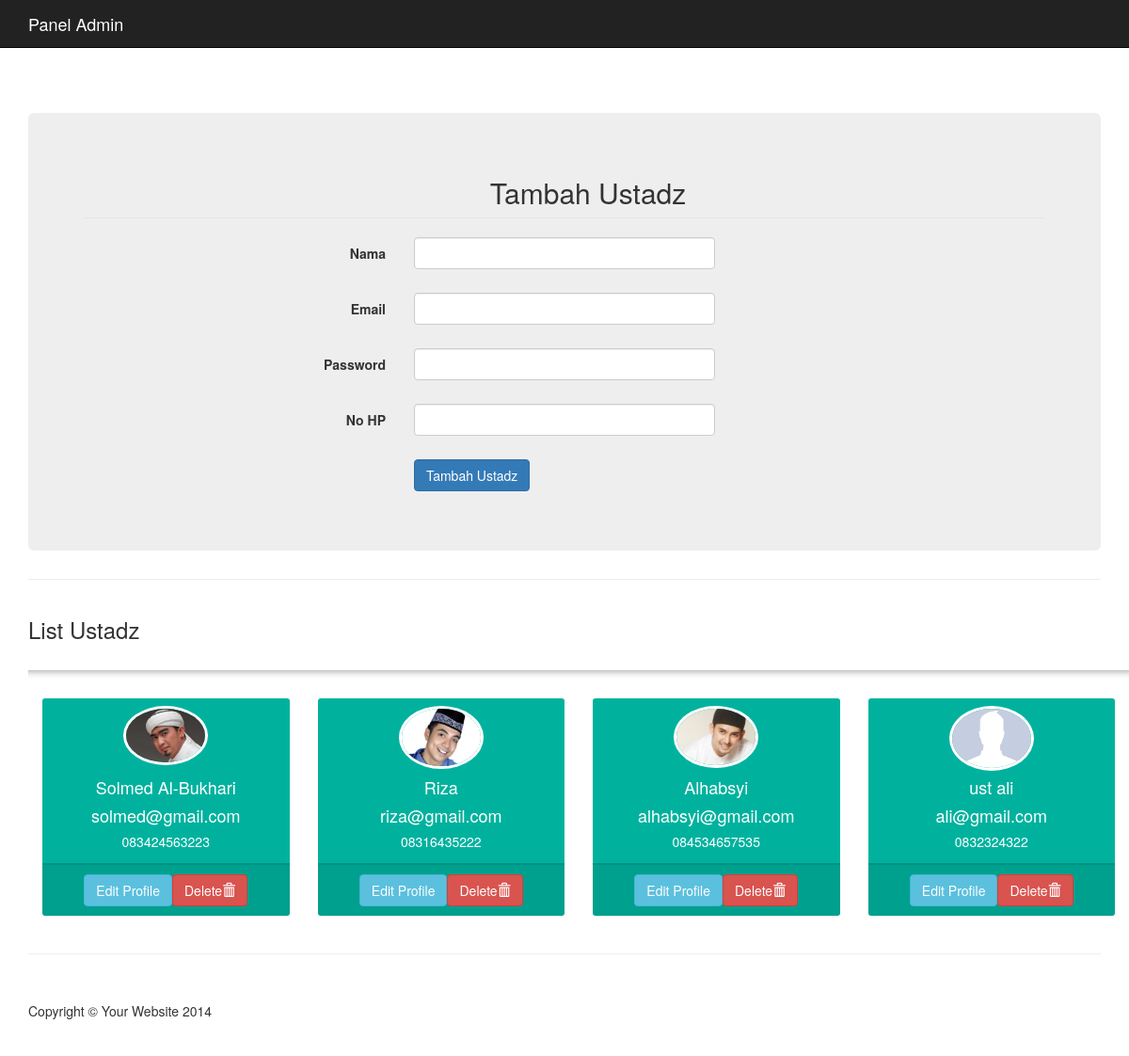
Before: /aturustadz.php (signed in) with the older database file.
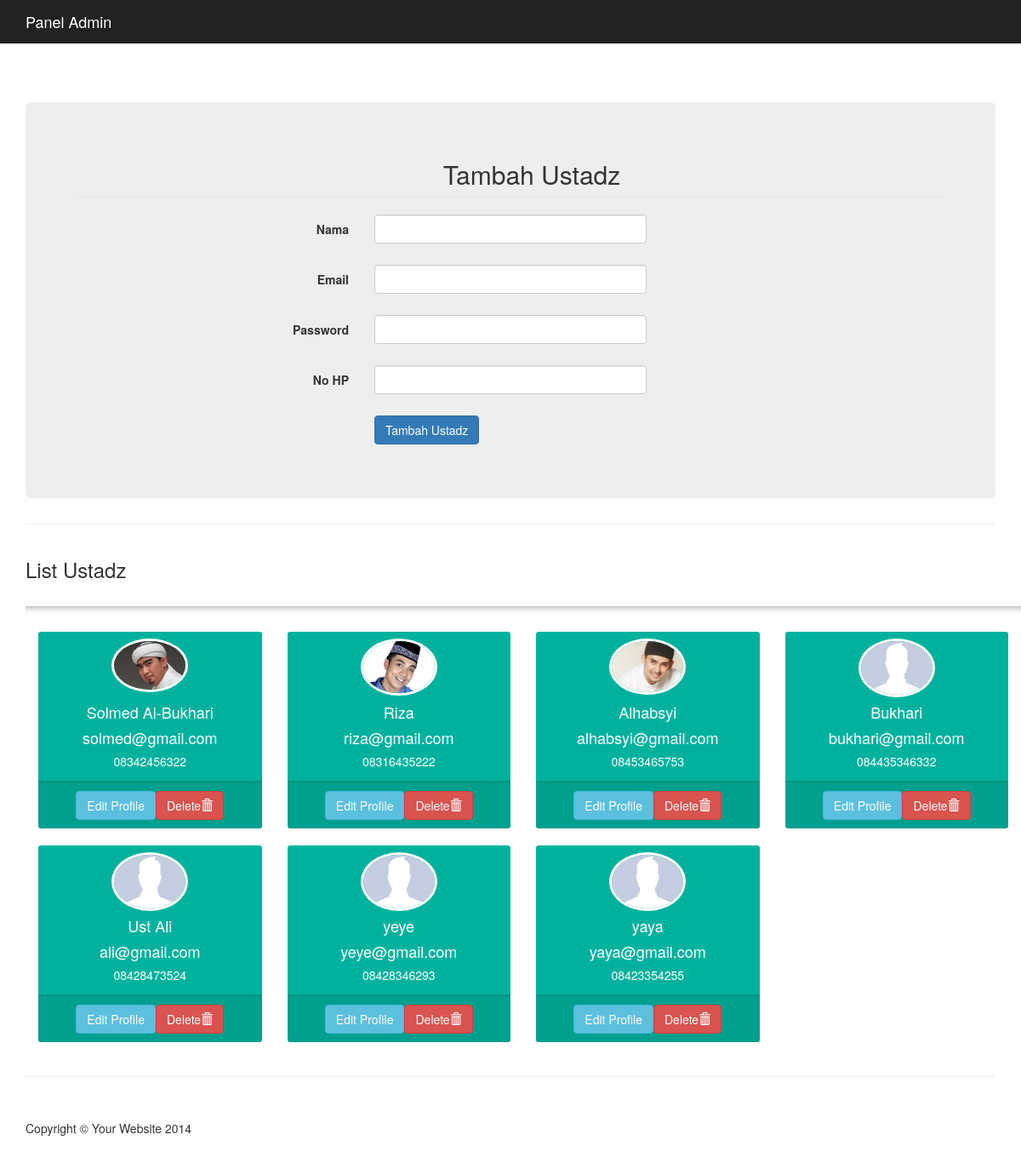
After: the same page with the newer database file.
### tables this page shows
CREATE TABLE IF NOT EXISTS `ustadz` (
  `id_ustadz` int(11) NOT NULL AUTO_INCREMENT,
  `email_ustadz` varchar(50) NOT NULL,
  `password_ustadz` varchar(20) NOT NULL,
  `nama_ustadz` varchar(30) NOT NULL,
  `nohp_ustadz` varchar(20) NOT NULL,
  `foto_ustadz` varchar(100) NOT NULL,
  PRIMARY KEY (`id_ustadz`,`email_ustadz`)
);

### aturustadz.php (the view, shortened to what this page needs)
<!DOCTYPE html>
<html lang="en">
    <head>
        <link href="css/bootstrap.min.css" rel="stylesheet">
        <link href="css/heroic-features.css" rel="stylesheet">
        <link href="css/style_admin.css" rel="stylesheet">
    </head>
    <body>
        <nav class="navbar navbar-inverse navbar-fixed-top" role="navigation">
            <div class="container">
                <div class="navbar-header">
                    <a class="navbar-brand" href="#">Panel Admin</a>
                </div>
                <div class="collapse navbar-collapse" id="bs-example-navbar-collapse-1">
                </div>
            </div>
        </nav>
        <div class="container">
            <header class="jumbotron hero-spacer">
                <div class="container">
                    <div class="row">
                        <legend><center><h2>Tambah Ustadz</h2></center></legend>
                        <form class="form-horizontal" action="aturustadz_tambah.php" method="POST">
                            <fieldset>
                                <div class="form-group">
                                    <label class="col-md-4 control-label" for="textinput">Nama</label>
                                    <div class="col-md-4">
                                        <input id="textinput" name="nama_ustadz" class="form-control input-md" type="text">
                                    </div>
                                </div>
                                <div class="form-group">
                                    <label class="col-md-4 control-label" for="textinput">Email</label>
                                    <div class="col-md-4">
                                        <input id="textinput" name="email_ustadz" class="form-control input-md" type="text">
                                    </div>
                                </div>
                                <div class="form-group">
                                    <label class="col-md-4 control-label" for="textinput">Password</label>
                                    <div class="col-md-4">
                                        <input id="textinput" name="password_ustadz" class="form-control input-md" type="password">
                                    </div>
                                </div>
                                <div class="form-group">
                                    <label class="col-md-4 control-label" for="textinput">No HP</label>
                                    <div class="col-md-4">
                                        <input id="textinput" name="nohp_ustadz" class="form-control input-md" required="" type="text">
                                    </div>
                                </div>
                                <div class="form-group">
                                    <label class="col-md-4 control-label" for="singlebutton"> </label>
                                    <div class="col-md-4">
                                        <button type="submit" id="singlebutton" name="singlebutton" class="btn btn-primary">Tambah Ustadz</button>
                                    </div>
                                </div>
                            </fieldset>
                        </form>
                    </div>
                </div>
            </header>
            <hr>
            <div class="row">
                <div class="col-lg-12">
                    <h3>List Ustadz</h3>
                </div>
            </div>
            <div class="container bootstrap snippet">
                <div class="row">
                    <?php
        include "koneksi.php";
    $sql_ = "SELECT * FROM ustadz";
    $resultt = mysqli_query($con,$sql_);
                    ?>
                    <hr class="style13">
                    <?php
                    while ($roww = mysqli_fetch_array ($resultt)){
                        echo ("<div class='col-sm-3'>");
                        echo ("<div class='tile-progress tile-cyan'>");
                        echo ("<div class='tile-header'>");
                        echo ("<div class='widget-user-image'>");
                        echo ("<img class='img-circle' src='img/$roww[foto_ustadz]' width='20' height='20' alt='User Avatar'>");
                        echo ("</div></br></br></br>");
                        echo ("<h4>$roww[nama_ustadz]</h4>");
                        echo ("<h4>$roww[email_ustadz]</h4>");
                        echo ("<h5>$roww[nohp_ustadz]</h5>");
                        echo ("</div>");
                        echo ("<div class='tile-progressbar'>");
                        echo ("</div>");
                        echo ("<div class='tile-footer'>");
                        echo ("<center><a href='#' class='open_modal' id='$roww[id_ustadz]'><button class='btn btn-info'><span class='fa fa-user'></span> Edit Profile</a></button>");
                        echo ("<a href='aturustadz_hapus.php?id=$roww[id_ustadz]' onclick =\"return confirm('Apakah kamu yakin ingin mendelete data ini?')\"><button type='button' class='btn btn-danger'>Delete</a><span class='glyphicon glyphicon-trash'></span></button></center>");
                        echo ("</div>");
                        echo ("</div>");
                        echo ("</div>");
                    }
                    ?>
                </div>
            </div>
            <hr>
            <footer>
                <div class="row">
                    <div class="col-lg-12">
                        <p>Copyright &copy; Your Website 2014</p>
                    </div>
                </div>
            </footer>
        </div>
    </body>
</html>

### css/heroic-features.css (style rules this page uses)
body { padding-top: 70px; }
.hero-spacer { margin-top: 50px; }
footer { margin: 50px 0; }

### css/style_admin.css (style rules this page uses)
a { color:white!important; }
h2 { margin-left:50px; }
hr.style13 { height: 10px; border: 0; box-shadow: 0 10px 10px -10px #8c8b8b inset; }
h4,h5 { text-align : center; }
.widget-user-image { position: absolute; top: 8px; left: 50%; margin-left: -45px; }
.widget-user-image>img { width: 90px; height: auto; border: 3px solid #fff; }
.tile-progress { background-color: #303641; color: #fff; }
.tile-progress { background: #00a65b; color: #fff; margin-bottom: 20px; -webkit-border-radius: 5px; -moz-border-radius: 5px; border-radius: 5px; -webkit-background-clip: padding-box; -moz-background-clip: padding; background-clip: padding-box; -webkit-border-radius: 3px; -moz-border-radius: 3px; border-radius: 3px; }
.tile-progress .tile-header { padding: 15px 20px; padding-bottom: 5px; }
.tile-progress .tile-progressbar { height: 2px; background: rgba(0,0,0,0.18); margin: 0; }
.tile-progress .tile-footer { padding: 10px; text-align: right; background: rgba(0,0,0,0.1); -webkit-border-radius: 0 0 3px 3px; -webkit-background-clip: padding-box; -moz-border-radius: 0 0 3px 3px; -moz-background-clip: padding; border-radius: 0 0 3px 3px; background-clip: padding-box; -webkit-border-radius: 0 0 3px 3px; -moz-border-radius: 0 0 3px 3px; border-radius: 0 0 3px 3px; }
.tile-progress.tile-cyan { background-color: #00b29e; color: #fff; }

Changed rows visible on the page:
removed ustadz: foto_ustadz (placeholder picture), nama_ustadz "ust ali", email_ustadz "ali@gmail.com", nohp_ustadz "0832324322"
changed ustadz "Solmed Al-Bukhari": nohp_ustadz "083424563223" → "08342456322"
changed ustadz "Alhabsyi": nohp_ustadz "084534657535" → "08453465753"
added ustadz: foto_ustadz (placeholder picture), nama_ustadz "Bukhari", email_ustadz "bukhari@gmail.com", nohp_ustadz "084435346332"
added ustadz: foto_ustadz (placeholder picture), nama_ustadz "Ust Ali", email_ustadz "ali@gmail.com", nohp_ustadz "08428473524"
added ustadz: foto_ustadz (placeholder picture), nama_ustadz "yeye", email_ustadz "yeye@gmail.com", nohp_ustadz "08428346293"
added ustadz: foto_ustadz (placeholder picture), nama_ustadz "yaya", email_ustadz "yaya@gmail.com", nohp_ustadz "08423354255"
